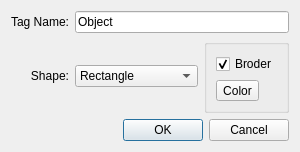
<?xml version="1.0" encoding="UTF-8"?>
<ui version="4.0">
 <class>LabelDialog</class>
 <widget class="QDialog" name="LabelDialog">
  <property name="geometry">
   <rect>
    <x>0</x>
    <y>0</y>
    <width>300</width>
    <height>150</height>
   </rect>
  </property>
  <property name="sizePolicy">
   <sizepolicy hsizetype="Preferred" vsizetype="Preferred">
    <horstretch>0</horstretch>
    <verstretch>0</verstretch>
   </sizepolicy>
  </property>
  <property name="windowTitle">
   <string>New Label</string>
  </property>
  <layout class="QVBoxLayout" name="verticalLayout_2">
   <item>
    <layout class="QGridLayout" name="gLayout">
     <item row="0" column="1">
      <widget class="QLineEdit" name="tag">
       <property name="text">
        <string>Object</string>
       </property>
      </widget>
     </item>
     <item row="0" column="0">
      <widget class="QLabel" name="label_tag">
       <property name="text">
        <string>Tag Name:</string>
       </property>
       <property name="alignment">
        <set>Qt::AlignRight|Qt::AlignTrailing|Qt::AlignVCenter</set>
       </property>
      </widget>
     </item>
     <item row="1" column="0">
      <widget class="QLabel" name="label_shape">
       <property name="text">
        <string>Shape:</string>
       </property>
       <property name="alignment">
        <set>Qt::AlignRight|Qt::AlignTrailing|Qt::AlignVCenter</set>
       </property>
      </widget>
     </item>
     <item row="1" column="1">
      <layout class="QHBoxLayout" name="hLayout">
       <item>
        <widget class="QComboBox" name="cmbShape">
         <property name="sizePolicy">
          <sizepolicy hsizetype="Expanding" vsizetype="Fixed">
           <horstretch>0</horstretch>
           <verstretch>0</verstretch>
          </sizepolicy>
         </property>
         <item>
          <property name="text">
           <string>Rectangle</string>
          </property>
         </item>
         <item>
          <property name="text">
           <string>Polygon</string>
          </property>
         </item>
         <item>
          <property name="text">
           <string>Closed Curve</string>
          </property>
         </item>
         <item>
          <property name="text">
           <string>Region</string>
          </property>
         </item>
        </widget>
       </item>
       <item>
        <widget class="QGroupBox" name="group_paint">
         <property name="title">
          <string/>
         </property>
         <layout class="QVBoxLayout" name="verticalLayout">
          <item>
           <widget class="QCheckBox" name="chkBorder">
            <property name="text">
             <string>Broder</string>
            </property>
            <property name="checked">
             <bool>true</bool>
            </property>
           </widget>
          </item>
          <item>
           <widget class="QToolButton" name="btnColor">
            <property name="text">
             <string>Color</string>
            </property>
           </widget>
          </item>
         </layout>
        </widget>
       </item>
      </layout>
     </item>
    </layout>
   </item>
   <item>
    <widget class="QDialogButtonBox" name="btnBox">
     <property name="orientation">
      <enum>Qt::Horizontal</enum>
     </property>
     <property name="standardButtons">
      <set>QDialogButtonBox::Cancel|QDialogButtonBox::Ok</set>
     </property>
    </widget>
   </item>
  </layout>
 </widget>
 <resources/>
 <connections>
  <connection>
   <sender>btnBox</sender>
   <signal>accepted()</signal>
   <receiver>LabelDialog</receiver>
   <slot>accept()</slot>
   <hints>
    <hint type="sourcelabel">
     <x>248</x>
     <y>254</y>
    </hint>
    <hint type="destinationlabel">
     <x>157</x>
     <y>274</y>
    </hint>
   </hints>
  </connection>
  <connection>
   <sender>btnBox</sender>
   <signal>rejected()</signal>
   <receiver>LabelDialog</receiver>
   <slot>reject()</slot>
   <hints>
    <hint type="sourcelabel">
     <x>316</x>
     <y>260</y>
    </hint>
    <hint type="destinationlabel">
     <x>286</x>
     <y>274</y>
    </hint>
   </hints>
  </connection>
 </connections>
</ui>
